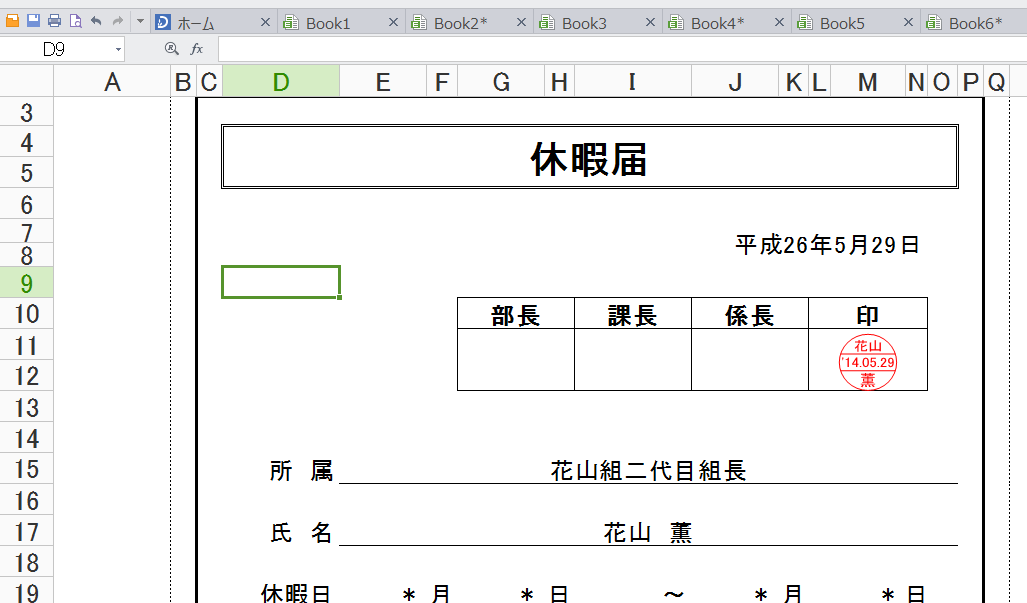
#> input picture test_assets/sample.png, 1027 x 603 px
$ python seal_verification.py
#> lines starting #> are read from the running program, lines starting #| are printed output that depends on the picture
#> in seal_verification, doc_img is the input picture: shape (603, 1027, 3); mean B, G, R 241.4, 241.7, 241.5
### seal_detection.py
import numpy as np
import cv2


def seal_detection(image: np.ndarray) -> list:
    """
    画像から赤色の円を抽出する関数

    Args:
      param1 (np.ndarray): 画像の配列

    Returns:
      circle_coordinate (list): 円の座標と半径

    Errors:
      未定義
    """
    # HSVの色上下限値を設定
    hsv_upper = np.array([0, 255, 255])
    hsv_lower = np.array([0, 100, 100])
    # 特定カラーの抜き出し
    extracted_hsv_img = hsv_extraction(image, hsv_lower, hsv_upper)
#> in hsv_extraction, `hsv = cv2.cvtColor(image, cv2.COLOR_BGR2HSV)`: hsv: shape (603, 1027, 3); mean H, S, V 8.4, 4.1, 243.1
#> in hsv_extraction, `hsv_mask = cv2.inRange(hsv, hsvLower, hsvUpper)`:
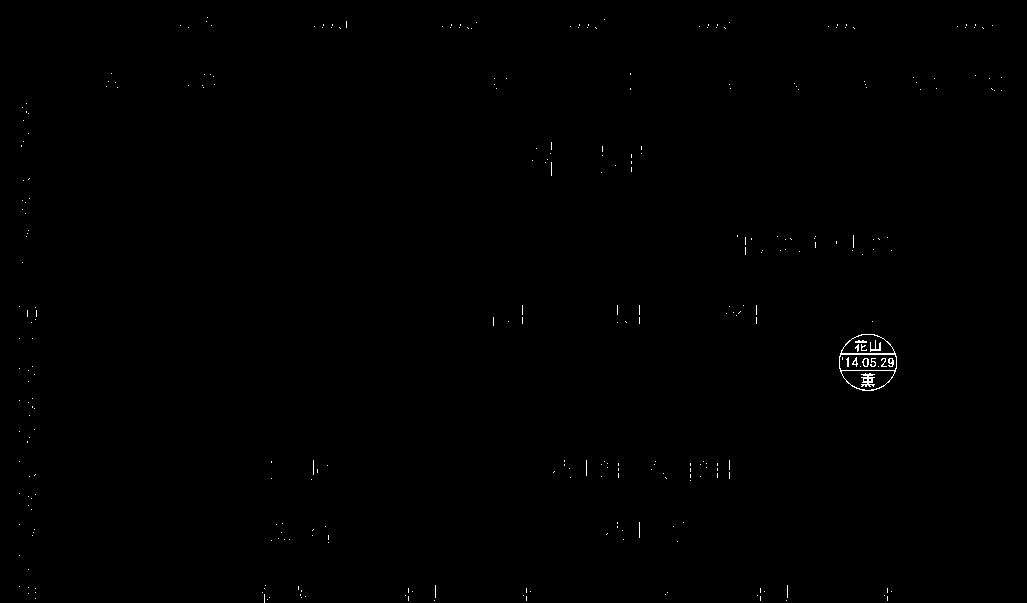
#> hsv_mask: shape (603, 1027); 0.23% white in thin lines or dots
    # HSV画像の色を分解取得
    h, s, v = cv2.split(extracted_hsv_img)
    # 円の検出
    circles = cv2.HoughCircles(v, cv2.HOUGH_GRADIENT, dp=1,
                               minDist=20, param1=50, param2=30,
                               minRadius=0, maxRadius=100)
#> circles = [[867.5, 360.5, 28]]
    # 検出した円の座標（浮動小数点）を2バイトの符号なし整数にキャスト
    circles = np.uint16(np.around(circles))
#> circles = [[868, 360, 28]]
    # 最初に見つけた円を抜き出す
    circles = circles[0][0]
#> circles = [868, 360, 28]
    # 円の「中心X」「中心Y」「半径」を取得
    circle_coordinate = [circles[0], circles[1], circles[2]]
#> circle_coordinate = [868, 360, 28]

    return circle_coordinate


def hsv_extraction(image: np.ndarray, hsvLower: int,
                   hsvUpper: int) -> np.ndarray:
    """
    特定の色を抽出する関数

    Args:
      param1 (np.ndarray): 画像の配列
      param2 (int): 8bitカラーを0~255の間で指定
      param3 (int): 8bitカラーを0~255の間で指定

    Returns:
      masked_img (np.ndarray): 特定の色を抜き出した画像

    Errors:
      未定義
    """
    # 画像をHSV形式に変換
    hsv = cv2.cvtColor(image, cv2.COLOR_BGR2HSV)
    # 色の範囲指定をして二値化
    hsv_mask = cv2.inRange(hsv, hsvLower, hsvUpper)
    # 対象の色以外をカット
    masked_img = cv2.bitwise_and(image, image, mask=hsv_mask)

    return masked_img


# [3 lines that do not run on import are left out]

### seal_verification.py
import cv2
import seal_detection as sd


def seal_verification(indocuments_path: str) -> float:
    # input document から印鑑を検出　-> 切り出し -> 類似度判定

    # ドキュメントの読み込み
    doc_img = cv2.imread(indocuments_path)

    # ドキュメントから印鑑を検出
    seal_coordinate = sd.seal_detection(doc_img)
#> seal_coordinate = [868, 360, 28]
    x = seal_coordinate[0] - seal_coordinate[2]
#> x = 840
    y = seal_coordinate[1] - seal_coordinate[2]
#> y = 332
    w_h = seal_coordinate[2]*2
#> w_h = 56

    result_img = cv2.rectangle(
        doc_img, (x, y), (x + w_h, y + w_h), (0, 255, 0), 2)

    cv2.imwrite('test_assets/result_img.png', result_img)


if __name__ == '__main__':
    seal_verification('test_assets/sample.png')
